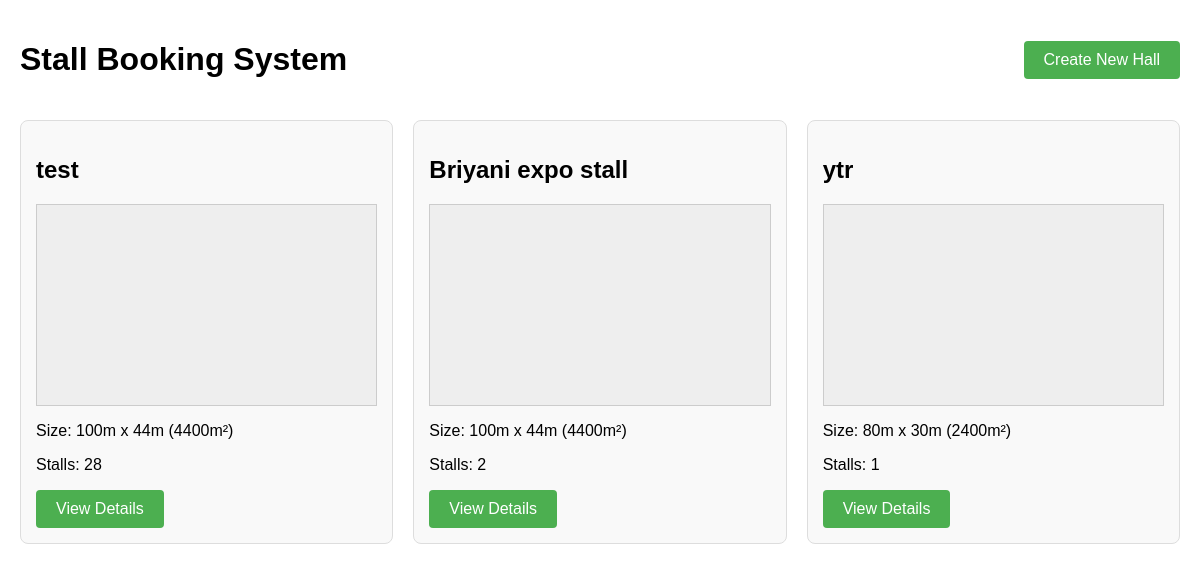
Before: /index/ with the older database file.
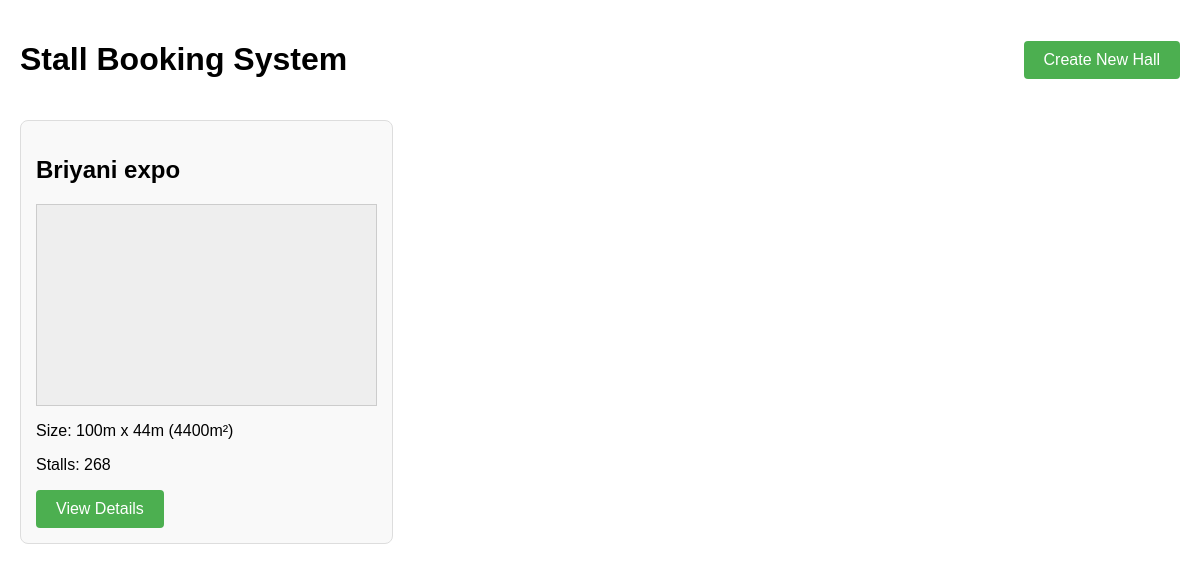
After: the same page with the newer database file.
### halls/models.py (models this page shows, shortened)
class Hall(models.Model):
    name = models.CharField(max_length=100)
    length = models.IntegerField(help_text="Length in meters")
    breadth = models.IntegerField(help_text="Breadth in meters")
    @property
    def total_area(self):
        return self.length * self.breadth

### halls/views.py (the view)
# urls.py: path('index/', views.index, name='index'),
def index(request):
    halls = Hall.objects.all()
    return render(request, 'halls/index.html', {'halls': halls})

### templates/halls/index.html (shortened to what this page needs)
<!DOCTYPE html>
<html lang="en">
<head>
</head>
<body>
    <div class="container">
        <div class="header">
            <h1>Stall Booking System</h1>
            <a href="{% url 'create_hall' %}" class="btn">Create New Hall</a>
        </div>
        <div class="hall-grid">
            {% for hall in halls %}
            <div class="hall-card">
                <h2>{{ hall.name }}</h2>
                <div class="hall-preview" id="hall-preview-{{ hall.id }}"
                     data-hall-id="{{ hall.id }}"
                     data-length="{{ hall.length }}"
                     data-breadth="{{ hall.breadth }}">
                </div>
                <p>Size: {{ hall.length }}m x {{ hall.breadth }}m ({{ hall.total_area }}m²)</p>
                <p>Stalls: {{ hall.stalls.count }}</p>
                <a href="{% url 'hall_detail' hall.id %}" class="btn">View Details</a>
            </div>
            {% empty %}
            <p>No halls available. Create a new hall to get started.</p>
            {% endfor %}
        </div>
    </div>
</body>
</html>

### templates/halls/index.html (style rules this page uses)
body { font-family: Arial, sans-serif; margin: 0; padding: 20px; }
.container { max-width: 1200px; margin: 0 auto; }
.header { display: flex; justify-content: space-between; align-items: center; margin-bottom: 20px; }
.btn { background-color: #4CAF50; border: none; color: white; padding: 10px 20px; text-align: center; text-decoration: none; display: inline-block; font-size: 16px; cursor: pointer; border-radius: 4px; }
.hall-grid { display: grid; grid-template-columns: repeat(auto-fill, minmax(300px, 1fr)); grid-gap: 20px; }
.hall-card { border: 1px solid #ddd; border-radius: 8px; padding: 15px; background-color: #f9f9f9; }
.hall-preview { height: 200px; background-color: #eee; margin-bottom: 10px; border: 1px solid #ccc; position: relative; overflow: hidden; }

Changed rows visible on the page:
removed Hall: name "Briyani expo stall", length "100", breadth "44", total_area "4400", stalls.count "2"
removed Hall: name "ytr", length "80", breadth "30", total_area "2400", stalls.count "1"
changed Hall: name "test" → "Briyani expo"; stalls.count "28" → "268"
